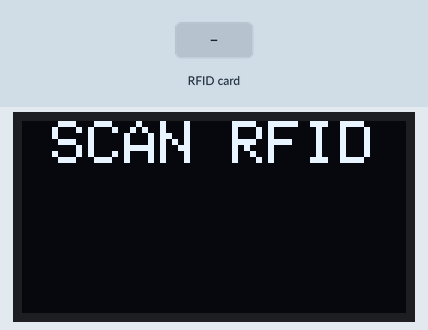
Bench run of a sketch on a simulated Arduino Nano, built with avr-gcc and run on an emulated ATmega328P. Parts: 128×64 one-colour display. Inputs (shaded band) come from the test bench. What the sketch prints to the serial monitor is not drawn.

Above: at 1.3 s.
1.4 s: RFID card 5E 7A 19 C4 held to the reader
At 2.0 s:
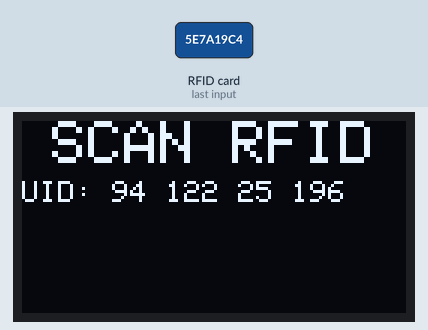
4.4 s: RFID card 5E 7A 19 C4 held to the reader
Timing chart, 0 to 7.4 s (numbered marks = the images above; inputs shaded):
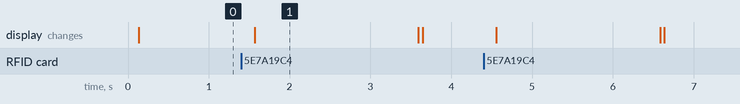

The sketch:

RFIDwithOLED.ino
```cpp
//Written by Nick Koumaris
//edits by @TechWithRita

/*
 *        ** PINOUT FOR ARDUINO NANO, 128X64 OLED I2C, RFID-RC522  <<>>  SUPER DUPER EASY SETUP!!! **
 *
 *   RFID-RC522: SDA --> ARDUINO NANO D10                           |   OLED: SDA --> ARDUINO NANO A4
 *               SCK --> ARDUINO NANO D13                           |         SCL --> A.N. A5
 *               MOSI --> (A.N, you get the point) D11              |         VCC --> 5V BREADBOARD / ARDUINO NANO SOURCED 5V OUTPUT PIN
 *               MISO --> D12                                       |         GND --> GROUND OR NEGATIVE TERMINAL ON BREADBOARD
 *               IRQ --> NOT USED                                   |
 *               GND --> GROUND OR NEGATIVE TERMINAL ON BREADBOARD  |
 *               RST --> D9
 *               3.3V --> 3V3 PIN ON ARDUINO (NOT THE BREADBOARD'S 5V SOURCE, THAT'S FOR THE OLED DISPLAY ONLY)
*/

#include <MFRC522.h>
#include <Adafruit_GFX.h>
#include <Adafruit_SSD1306.h>
#include <SPI.h>
#define OLED_RESET -1
Adafruit_SSD1306 display(OLED_RESET);
#define SS_PIN 10
#define RST_PIN 9
#define SCREEN_WIDTH 128 // OLED display width, in pixels
#define SCREEN_HEIGHT 64 // OLED display height, in pixels


MFRC522 rfid(SS_PIN, RST_PIN); // Instance of the class
MFRC522::MIFARE_Key key;
int code[] = {48,13,137,34}; //This is the stored UID
int codeRead = 0;
String uidString;
void setup() {

  Serial.begin(9600);
  SPI.begin(); // Init SPI bus
  rfid.PCD_Init(); // Init MFRC522

  display.begin(SSD1306_SWITCHCAPVCC, 0x3C);  // initialize with the I2C addr 0x3D (if 0x3C doesn't work) ... (both 128*64 AND 128*32 can have either code address)
  displayMainGraphic();
}

//continuous loop to read RFID without pauses or stops (causes antenna to continuosly seek new codes)
void loop() {
  if(  rfid.PICC_IsNewCardPresent())
  {
      readRFID();
  }
  delay(100);
}

/*
 *  <<< Functions are listed below this mark >>>
*/

// This Display Main Graphic function displays "SCAN RFID" on the OLED screen
// it is not responsible for putting "UNLOCKED" on screen, see printUnlockMessage() below

void displayMainGraphic(){
  // Clear the buffer.
  display.clearDisplay();
  display.display();  // sends information to the board, (pushes data currently in RAM to SSD1306 display) for ref. see: -http://adafruit.github.io/Adafruit_SSD1306/html/class_adafruit___s_s_d1306.html#a650aa88a18f2d6a5c2d5442602d12286)
  display.setTextColor(WHITE); // or BLACK);
  display.setTextSize(2);
  display.setCursor(10,0);
  display.print("SCAN RFID");
  display.display();
}

//this function reads the data on each card regardless if it's accepted or not, and displays retained info onto the serial monitor
//  ***adjust serial monitor's data / baud rate to 9600 if random characters or partial data is presented***
void readRFID()
{

  rfid.PICC_ReadCardSerial();
  Serial.print(F("\nPICC type: "));
  MFRC522::PICC_Type piccType = rfid.PICC_GetType(rfid.uid.sak);
  Serial.println(rfid.PICC_GetTypeName(piccType));
  // Check is the PICC of Classic MIFARE type
  if (piccType != MFRC522::PICC_TYPE_MIFARE_MINI &&
    piccType != MFRC522::PICC_TYPE_MIFARE_1K &&
    piccType != MFRC522::PICC_TYPE_MIFARE_4K) {
    Serial.println(F("Your tag is not of type MIFARE Classic."));
    return;
  }
    clearUID();
   // prints to serial monitor
    Serial.println("Scanned PICC's UID:");
    printDec(rfid.uid.uidByte, rfid.uid.size);
    uidString = String(rfid.uid.uidByte[0])+" "+String(rfid.uid.uidByte[1])+" "+String(rfid.uid.uidByte[2])+ " "+String(rfid.uid.uidByte[3]);

    printUID();
    int i = 0;
    boolean match = true;
    while(i<rfid.uid.size)
    {
      if(!(rfid.uid.uidByte[i] == code[i]))
      {
           match = false;
      }
      i++;
    }
    if(match)
    {
      Serial.println("\nI know this card!");
      printUnlockMessage();
    }else
    {
      Serial.println("\nUnknown Card");
      displayMainGraphic();

    }
    // Halt PICC
  rfid.PICC_HaltA();
  // Stop encryption on PCD
  rfid.PCD_StopCrypto1();
}
void printDec(byte *buffer, byte bufferSize) {
  for (byte i = 0; i < bufferSize; i++) {
    Serial.print(buffer[i] < 0x10 ? " 0" : " ");
    Serial.print(buffer[i], DEC);
  }
}
  void clearUID()
  {
    display.setTextColor(BLACK); // or BLACK);
    display.setTextSize(1);
    display.setCursor(30,20);
    display.print(uidString);
    display.display();
  }

  //prints card's UID to OLED display
  void printUID()
  {
    display.setTextColor(WHITE); // or BLACK);
    display.setTextSize(1);
    display.setCursor(0,20);
    display.print("UID: ");
    display.setCursor(30,20);
    display.print(uidString);
    display.display();
    delay(2000);
    display.clearDisplay();
    display.display();
  }

  // this function is responsible for putting "UNLOCKED" on OLED display breifly, then returning to original function
  // to display main graphic / message of "SCAN RFID" see "displayMainGraphic()" above
  void printUnlockMessage()
  {
    display.display();
    display.setTextColor(WHITE); // or BLACK);
    display.setTextSize(2);
    display.setCursor(10,0);
    display.print("Unlocked");
    display.display();
    delay(2000);

    displayMainGraphic(); // returns to the function above to present message, "SCAN RFID"
  }
```

Measured:
- after the input at 1.4 s, the display: changes after 0.17 s (image 1)
- what the display in image 1 shows lasts 2.0 s, from 1.6 s to 3.6 s
